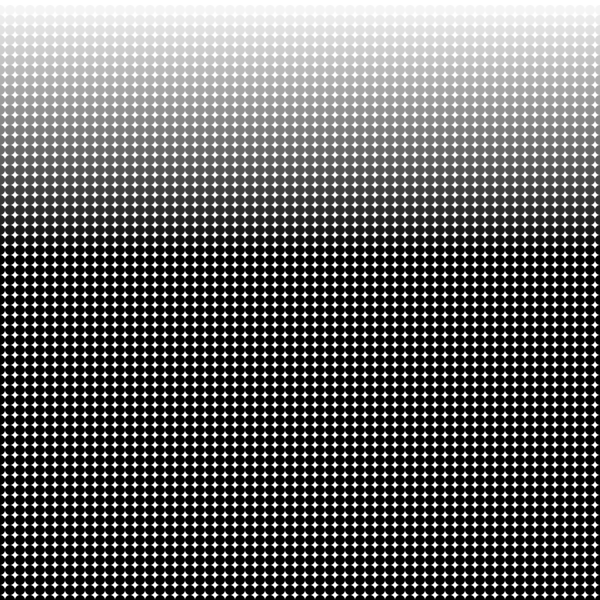
Frame 1 (no input)
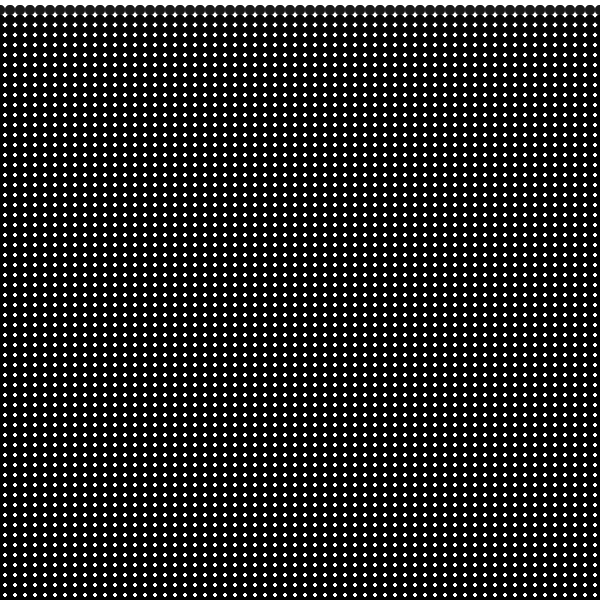
Frame 60 (the mouse pressed at the canvas centre just before this capture)
Frame 120 (the mouse held since frame 60 and released just before this capture): identical to frame 60, image omitted

The Processing sketch that drew these frames (run headless with seeded random() and noise(); from frame 60 on, the mouse is pressed at the canvas centre):

// Processing sketch: processing_30011
// ── processing_30011.pde

void setup() {
  size(600, 600);
  background(255, 255, 255);
  smooth();
}

void draw() {
     for(int y = 0; y <= height; y = y + 10) {
     for(int x = 0; x<= width; x = x + 10){

  println(mouseX + "   mouseY  " + pmouseX + " " + pmouseY);
    
noStroke();
  fill(mouseX, y-mouseY);
  
   
ellipse (x, y, 10, 10);
}
     }
}
  
